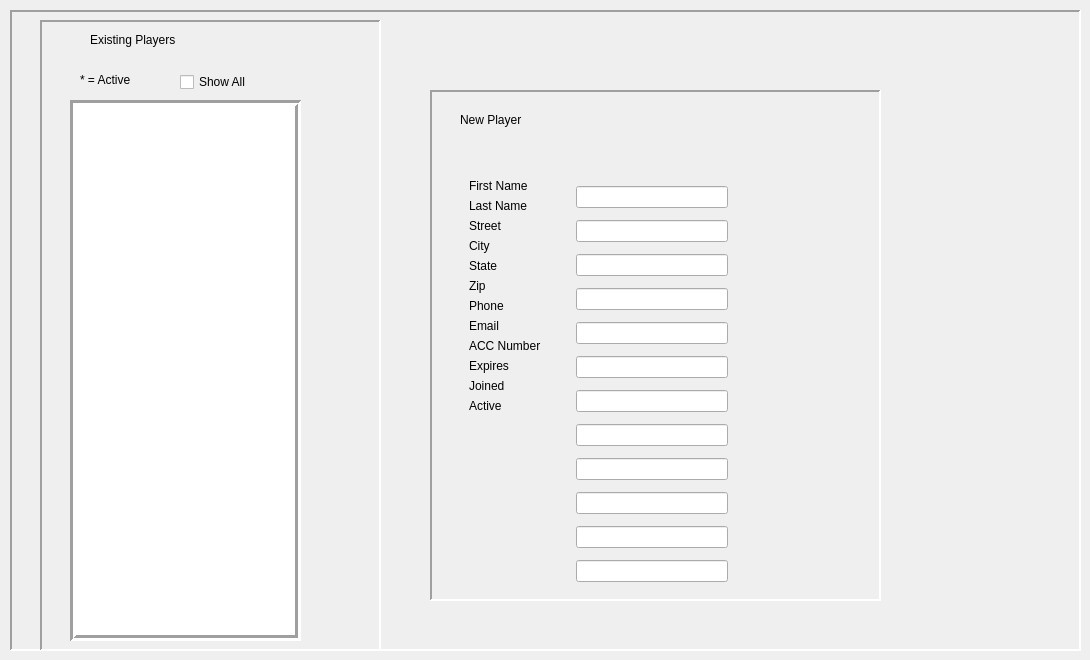
    <widget class="QWidget" name="playersTab">
     <property name="autoFillBackground">
      <bool>true</bool>
     </property>
     <attribute name="title">
      <string>Players</string>
     </attribute>
     <widget class="QFrame" name="playerTabPanel">
      <property name="geometry">
       <rect>
        <x>10</x>
        <y>10</y>
        <width>1071</width>
        <height>641</height>
       </rect>
      </property>
      <property name="autoFillBackground">
       <bool>true</bool>
      </property>
      <property name="frameShape">
       <enum>QFrame::Shape::Panel</enum>
      </property>
      <property name="frameShadow">
       <enum>QFrame::Shadow::Sunken</enum>
      </property>
      <property name="lineWidth">
       <number>2</number>
      </property>
      <widget class="QFrame" name="newPlayerFrame">
       <property name="geometry">
        <rect>
         <x>420</x>
         <y>80</y>
         <width>451</width>
         <height>511</height>
        </rect>
       </property>
       <property name="autoFillBackground">
        <bool>true</bool>
       </property>
       <property name="frameShape">
        <enum>QFrame::Shape::Panel</enum>
       </property>
       <property name="frameShadow">
        <enum>QFrame::Shadow::Sunken</enum>
       </property>
       <property name="lineWidth">
        <number>2</number>
       </property>
       <widget class="QLabel" name="newPlayerLabel">
        <property name="geometry">
         <rect>
          <x>30</x>
          <y>20</y>
          <width>91</width>
          <height>20</height>
         </rect>
        </property>
        <property name="text">
         <string>New Player</string>
        </property>
       </widget>
       <widget class="QFrame" name="NewPlayerLabelFrame">
        <property name="geometry">
         <rect>
          <x>30</x>
          <y>80</y>
          <width>122</width>
          <height>421</height>
         </rect>
        </property>
        <property name="autoFillBackground">
         <bool>true</bool>
        </property>
        <property name="frameShape">
         <enum>QFrame::Shape::NoFrame</enum>
        </property>
        <property name="frameShadow">
         <enum>QFrame::Shadow::Raised</enum>
        </property>
        <property name="lineWidth">
         <number>2</number>
        </property>
        <layout class="QFormLayout" name="formLayout">
         <item row="0" column="0">
          <layout class="QVBoxLayout" name="verticalLayout">
           <item>
            <widget class="QLabel" name="firstNameLabel">
             <property name="enabled">
              <bool>true</bool>
             </property>
             <property name="autoFillBackground">
              <bool>true</bool>
             </property>
             <property name="text">
              <string>First Name</string>
             </property>
             <property name="scaledContents">
              <bool>false</bool>
             </property>
            </widget>
           </item>
           <item>
            <widget class="QLabel" name="lastNameLabel">
             <property name="text">
              <string>Last Name</string>
             </property>
            </widget>
           </item>
           <item>
            <widget class="QLabel" name="streetLabel">
             <property name="text">
              <string>Street</string>
             </property>
            </widget>
           </item>
           <item>
            <widget class="QLabel" name="cityLabel">
             <property name="text">
              <string>City</string>
             </property>
            </widget>
           </item>
           <item>
            <widget class="QLabel" name="stateLabel">
             <property name="text">
              <string>State</string>
             </property>
            </widget>
           </item>
           <item>
            <widget class="QLabel" name="zipLabel">
             <property name="text">
              <string>Zip</string>
             </property>
            </widget>
           </item>
           <item>
            <widget class="QLabel" name="phoneLabel">
             <property name="text">
              <string>Phone</string>
             </property>
            </widget>
           </item>
           <item>
            <widget class="QLabel" name="emailLabel">
             <property name="text">
              <string>Email</string>
             </property>
            </widget>
           </item>
           <item>
            <widget class="QLabel" name="accNumberLabel">
             <property name="text">
              <string>ACC Number</string>
             </property>
            </widget>
           </item>
           <item>
            <widget class="QLabel" name="expiresLabel">
             <property name="text">
              <string>Expires</string>
             </property>
            </widget>
           </item>
           <item>
            <widget class="QLabel" name="joinedLabel">
             <property name="text">
              <string>Joined</string>
             </property>
            </widget>
           </item>
           <item>
            <widget class="QLabel" name="activeLabel">
             <property name="text">
              <string>Active</string>
             </property>
             <property name="alignment">
              <set>Qt::AlignmentFlag::AlignLeading|Qt::AlignmentFlag::AlignLeft|Qt::AlignmentFlag::AlignVCenter</set>
             </property>
            </widget>
           </item>
          </layout>
         </item>
        </layout>
       </widget>
       <widget class="QWidget" name="layoutWidget">
        <property name="geometry">
         <rect>
          <x>146</x>
          <y>90</y>
          <width>152</width>
          <height>408</height>
         </rect>
        </property>
        <layout class="QVBoxLayout" name="verticalLayout_2">
         <item>
          <widget class="QLineEdit" name="firstNameEntry"/>
         </item>
         <item>
          <widget class="QLineEdit" name="lastNameEntry"/>
         </item>
         <item>
          <widget class="QLineEdit" name="streetEntry"/>
         </item>
         <item>
          <widget class="QLineEdit" name="cityEntry"/>
         </item>
         <item>
          <widget class="QLineEdit" name="stateEntry"/>
         </item>
         <item>
          <widget class="QLineEdit" name="zipEntry"/>
         </item>
         <item>
          <widget class="QLineEdit" name="phoneEntry"/>
         </item>
         <item>
          <widget class="QLineEdit" name="emailEntry"/>
         </item>
         <item>
          <widget class="QLineEdit" name="accNumberEntry"/>
         </item>
         <item>
          <widget class="QLineEdit" name="expiresEntry"/>
         </item>
         <item>
          <widget class="QLineEdit" name="joinedEntry"/>
         </item>
         <item>
          <widget class="QLineEdit" name="activeEntry"/>
         </item>
        </layout>
       </widget>
      </widget>
      <widget class="QFrame" name="existingPlayersPanel">
       <property name="geometry">
        <rect>
         <x>30</x>
         <y>10</y>
         <width>341</width>
         <height>631</height>
        </rect>
       </property>
       <property name="autoFillBackground">
        <bool>true</bool>
       </property>
       <property name="frameShape">
        <enum>QFrame::Shape::Panel</enum>
       </property>
       <property name="frameShadow">
        <enum>QFrame::Shadow::Sunken</enum>
       </property>
       <property name="lineWidth">
        <number>2</number>
       </property>
       <widget class="QLabel" name="label">
        <property name="geometry">
         <rect>
          <x>50</x>
          <y>10</y>
          <width>111</width>
          <height>20</height>
         </rect>
        </property>
        <property name="text">
         <string>Existing Players</string>
        </property>
       </widget>
       <widget class="QLabel" name="activePlayerLabel">
        <property name="geometry">
         <rect>
          <x>40</x>
          <y>50</y>
          <width>81</width>
          <height>20</height>
         </rect>
        </property>
        <property name="text">
         <string>* = Active</string>
        </property>
       </widget>
       <widget class="QCheckBox" name="showAllPlayers">
        <property name="geometry">
         <rect>
          <x>140</x>
          <y>50</y>
          <width>87</width>
          <height>24</height>
         </rect>
        </property>
        <property name="text">
         <string>Show All</string>
        </property>
       </widget>
       <widget class="QListWidget" name="playerList">
        <property name="geometry">
         <rect>
          <x>30</x>
          <y>80</y>
          <width>231</width>
          <height>541</height>
         </rect>
        </property>
        <property name="frameShape">
         <enum>QFrame::Shape::Box</enum>
        </property>
        <property name="lineWidth">
         <number>3</number>
        </property>
        <property name="verticalScrollBarPolicy">
         <enum>Qt::ScrollBarPolicy::ScrollBarAsNeeded</enum>
        </property>
        <property name="horizontalScrollBarPolicy">
         <enum>Qt::ScrollBarPolicy::ScrollBarAlwaysOff</enum>
        </property>
        <property name="selectionRectVisible">
         <bool>true</bool>
        </property>
        <property name="sortingEnabled">
         <bool>false</bool>
        </property>
       </widget>
      </widget>
     </widget>
    </widget>
